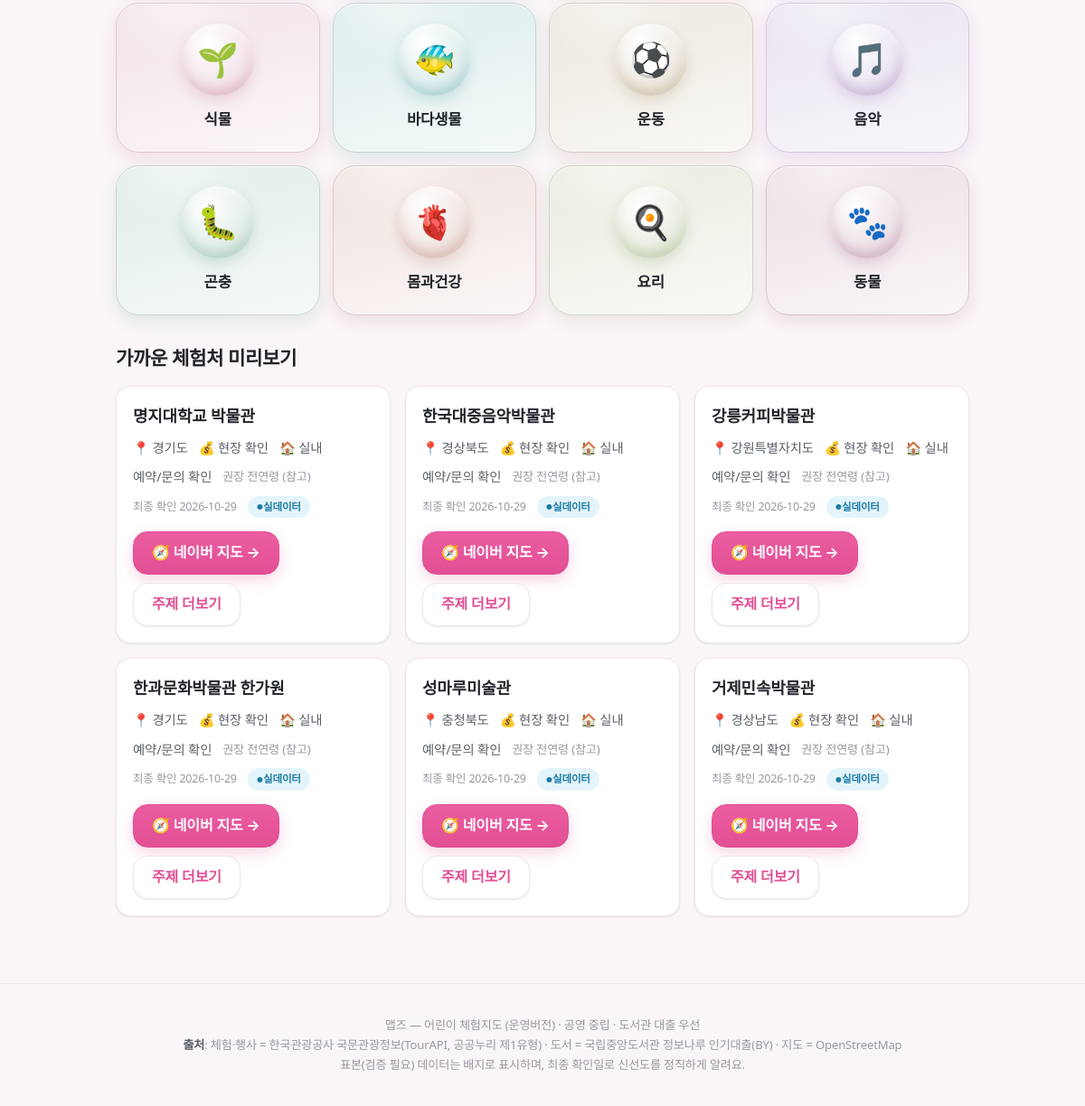
Before: / (lower part) with the older database file.
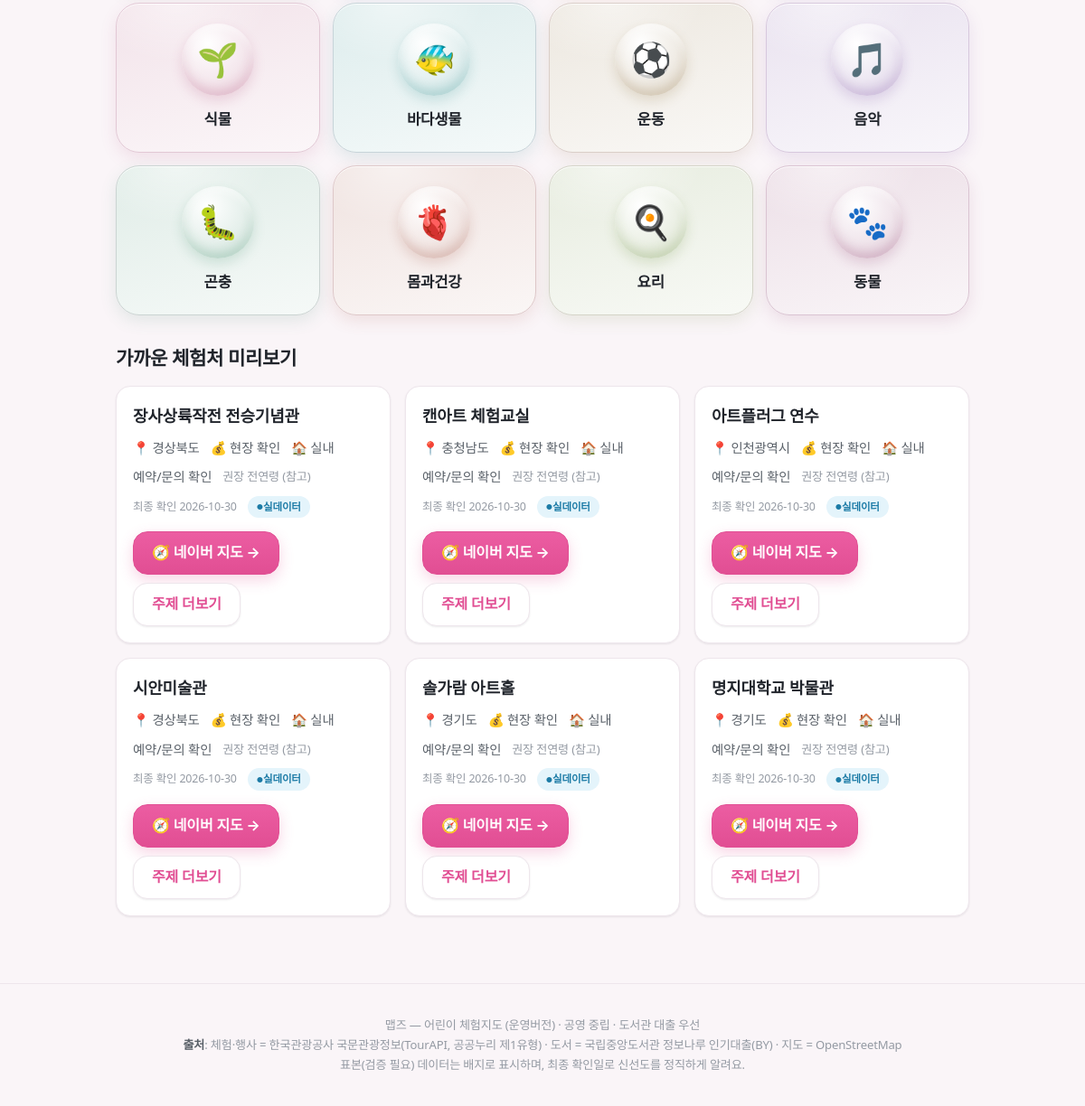
After: the same page with the newer database file.
### tables this page shows
CREATE TABLE topic(id TEXT PRIMARY KEY, name TEXT, synonyms TEXT, emoji TEXT,
  demand_score REAL, connection_score REAL, age_profile TEXT);

CREATE TABLE experience(id TEXT PRIMARY KEY, name TEXT, type TEXT, topic_tags TEXT,
  verb_tags TEXT, lat REAL, lng REAL, region TEXT, period_start TEXT, period_end TEXT,
  hours TEXT, age_note TEXT, duration_min INT, cost TEXT, reservation_url TEXT,
  indoor INT, parking TEXT, stroller TEXT, crowd_note TEXT, related_books TEXT,
  tel TEXT, image TEXT, source TEXT, is_seed INT, last_verified TEXT, status TEXT);

### app/main.py (the view)
@app.get("/", response_class=HTMLResponse)
def page_search(request: Request, q: str = "", indoor: int = 0, free: int = 0, region: str = "", week: int = 0):
    af = bool(q or indoor or free or region or week)
    if af:
        d = api_search(q=q, indoor=indoor, free=free, region=region); results = d["results"]
        if week: results = [x for x in results if x["type"] == "상설시설" or (x["period_start"] and x["period_start"] <= _plus_days(7))]
    else: results = []
    con = db(); preview = [exp_row(r) for r in con.execute(f"SELECT * FROM experience WHERE {FRESH} AND type='상설시설' LIMIT 6", (today(),))]; con.close()
    return templates.TemplateResponse(request, "search.html", {"topics": [TOPICS[t] for t in TOPICS], "results": results,
        "query": q, "f": {"indoor": indoor, "free": free, "region": region, "week": week}, "active_filter": af,
        "preview": preview, "today": today(), "active": "search"})

### app/templates/search.html (shortened to what this page needs)
{% extends "base.html" %}
{% import "macros.html" as m %}
{% block content %}
<div class="tiles">
{% for t in topics %}
<a class="tile" href="/topic/{{ t.id }}" style="--tc:{{ t.color }}"><span class="emoji">{{ t.emoji }}</span><span class="label">{{ t.name }}</span></a>
{% endfor %}
</div>
{% if active_filter %}
<h2 class="section-title">{% if query %}"{{ query }}" {% endif %}검색 결과 ({{ results|length }}건)
{% if f.indoor or f.free or f.week or f.region %}<span class="age"> · 필터: {{ '실내 ' if f.indoor }}{{ '무료 ' if f.free }}{{ '이번주 ' if f.week }}{{ f.region }}</span>{% endif %}</h2>
<div class="cards">
{% for x in results %}{{ m.exp_card(x) }}{% endfor %}
{% if results|length == 0 %}<p class="hint">딱 맞는 곳이 없어요. 위 그림 타일에서 둘러보는 건 어때요?</p>{% endif %}
</div>
{% else %}
<h2 class="section-title">가까운 체험처 미리보기</h2>
<div class="cards">{% for x in preview %}{{ m.exp_card(x) }}{% endfor %}</div>
{% endif %}
{% endblock %}

### app/templates/macros.html (shortened to what this page needs)
{% macro seed_badge(is_seed) -%}
{% if is_seed %}<span class="badge-seed">표본(검증 필요)</span>{% else %}<span class="badge-live">실데이터</span>{% endif %}
{%- endmacro %}
{% macro exp_card(x) -%}
<article class="card">
<h3>{{ x.name }}</h3>
<div class="meta"><span>📍 {{ x.region }}</span><span>💰 {{ x.cost or '현장 확인' }}</span>
<span>{{ '🏠 실내' if x.indoor else '🌳 야외' }}</span>{% if x.tel %}<span>📞 {{ x.tel }}</span>{% endif %}</div>
<div class="meta"><span>{{ '예약/문의 확인' if not x.tel else '전화 문의 가능' }}</span>
<span class="age">권장 {{ x.age_note or '전연령' }} (참고)</span></div>
<div class="meta"><span class="verified">최종 확인 {{ x.last_verified }}</span> {{ seed_badge(x.is_seed) }}</div>
<div class="cta-row"><a class="btn" href="{{ x.maplink }}" target="_blank" rel="noopener">🧭 네이버 지도 →</a>
<a class="btn ghost" href="/topic/{{ x.topic_tags[0] }}">주제 더보기</a></div>
</article>
{%- endmacro %}

Changed rows visible on the page:
no longer on this page (row edited): experience: name "한국대중음악박물관", region "경상북도", cost "현장 확인", indoor "🏠 실내", tel "예약/문의 확인", age_note "전연령", last_verified "2026-10-29"
no longer on this page (row edited): experience: name "강릉커피박물관", region "강원특별자치도", cost "현장 확인", indoor "🏠 실내", tel "예약/문의 확인", age_note "전연령", last_verified "2026-10-29"
no longer on this page (row edited): experience: name "한과문화박물관 한가원", region "경기도", cost "현장 확인", indoor "🏠 실내", tel "예약/문의 확인", age_note "전연령", last_verified "2026-10-29"
no longer on this page (row edited): experience: name "성마루미술관", region "충청북도", cost "현장 확인", indoor "🏠 실내", tel "예약/문의 확인", age_note "전연령", last_verified "2026-10-29"
no longer on this page (row edited): experience: name "거제민속박물관", region "경상남도", cost "현장 확인", indoor "🏠 실내", tel "예약/문의 확인", age_note "전연령", last_verified "2026-10-29"
now on this page (row edited): experience: name "장사상륙작전 전승기념관", region "경상북도", cost "현장 확인", indoor "🏠 실내", tel "예약/문의 확인", age_note "전연령", last_verified "2026-10-30"
now on this page (row edited): experience: name "캔아트 체험교실", region "충청남도", cost "현장 확인", indoor "🏠 실내", tel "예약/문의 확인", age_note "전연령", last_verified "2026-10-30"
now on this page (row edited): experience: name "아트플러그 연수", region "인천광역시", cost "현장 확인", indoor "🏠 실내", tel "예약/문의 확인", age_note "전연령", last_verified "2026-10-30"
now on this page (row edited): experience: name "시안미술관", region "경상북도", cost "현장 확인", indoor "🏠 실내", tel "예약/문의 확인", age_note "전연령", last_verified "2026-10-30"
now on this page (row edited): experience: name "솔가람 아트홀", region "경기도", cost "현장 확인", indoor "🏠 실내", tel "예약/문의 확인", age_note "전연령", last_verified "2026-10-30"
changed experience "명지대학교 박물관": last_verified "2026-10-29" → "2026-10-30"
